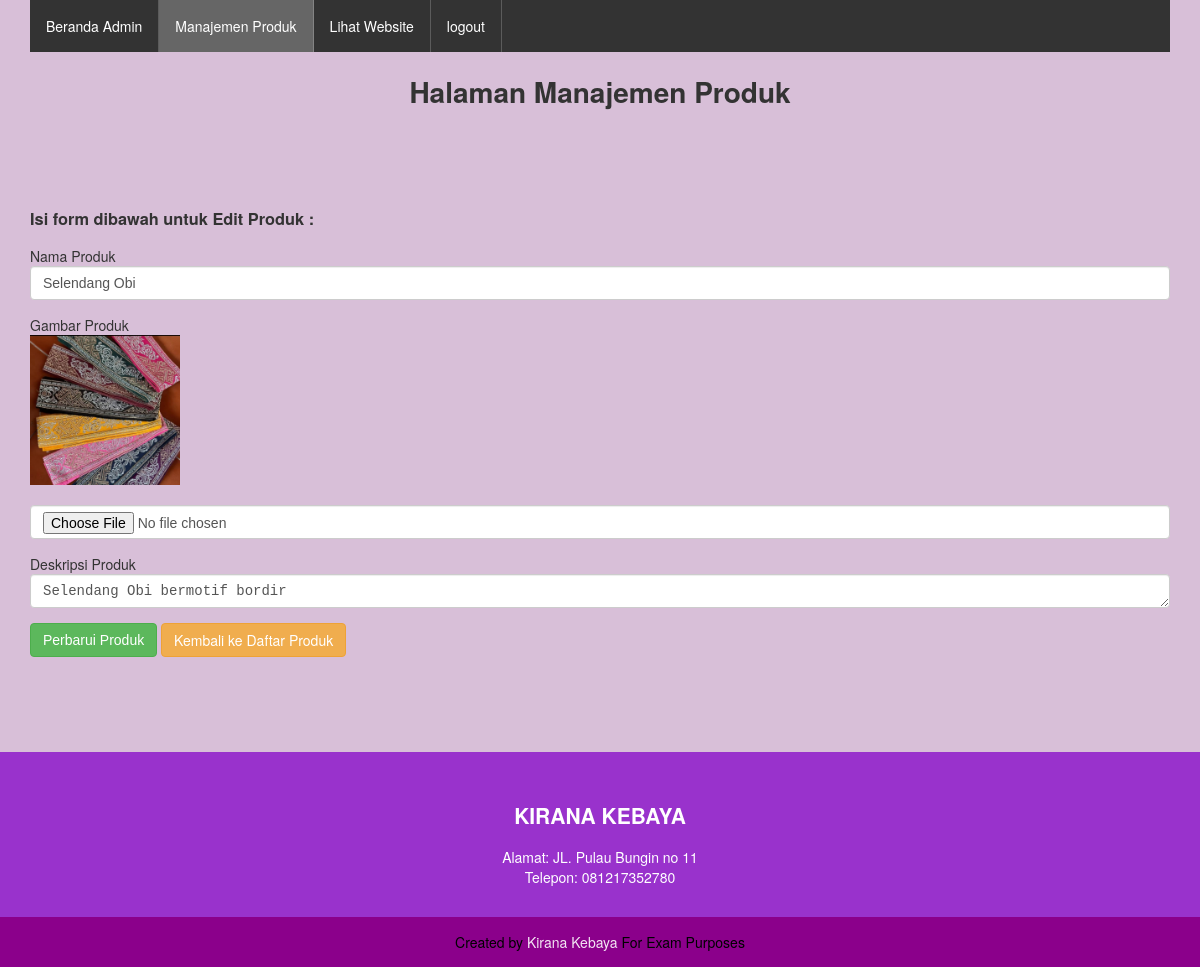
Screenshot of /admin/edit_produk.php?id=2 (signed in) with the database file from the repository.
### tables this page shows
CREATE TABLE `produk` (
  `id` int(11) NOT NULL,
  `nama` varchar(255) NOT NULL,
  `gambar` varchar(255) NOT NULL,
  `deskripsi` text NOT NULL
);

### admin/edit_produk.php (the view, shortened to what this page needs)
<?php
require_once "../configuration/database_connection.php";
$id = $_GET['id'];
$sql = "SELECT * FROM produk WHERE id=$id";
$result = $conn->query($sql);
$row = mysqli_fetch_array($result);
?>
<html>
<head>
    <link rel="stylesheet" type="text/css" href="../styles.css">
    <link rel="stylesheet" type="text/css" href="../plugins/fancybox/jquery.fancybox.css">
</head>
<body>
<div class="container">
    <div class="row">
        <div class="column-12">
            <ul class="daftar-menu">
                <li><a href="../admin">Beranda Admin</a></li>
                <li class="active"><a href="manajemen_produk.php">Manajemen Produk</a></li>
                <li><a href="../index.php" target="_blank">Lihat Website</a></li>
                <li><a href="process/logout.php">logout</a></li>
            </ul>
        </div>
    </div>
    <div class="row">
        <div class="column-12">
            <h1 align="center">Halaman Manajemen Produk</h1>
            <br/>
            <br/>
            <br/>
        </div>
        <div class="column-12">
            <h3>Isi form dibawah untuk Edit Produk :</h3>
            <form action="process/product_update.php?id=<?php echo $id ?>"
method="post" enctype="multipart/form-data">
                <div class="form-group">
                    <label>Nama Produk</label>
                    <input type="text" class="form-control" name="nama" value="<?php echo
$row['nama'] ?>" required>
                </div>
                <div class="form-group">
                    <label>Gambar Produk</label>
                    <br />
                    <img src="../images/<?php echo $row['gambar'] ?>" width="150">
                    <br />
                    <br />
                    <input type="file" class="form-control" name="gambar" value="<?php echo
$row['gambar'] ?>" required>
                </div>
                <div class="form-group">
                    <label>Deskripsi Produk</label>
                    <textarea class="form-control" name="deskripsi" required><?php echo
$row['deskripsi'] ?></textarea>
                </div>
                <div class="form-group">
                    <button type="submit" class="btn btn-success">Perbarui Produk</button>
                    <a href="manajemen_produk.php" class="btn btn-warning">Kembali ke Daftar Produk</a>
                </div>
            </form>
        </div>
    </div>
</div>
<div class="footer">
    <div class="container">
        <div class="row">
            <div class="column-12">
                <h2 align="center">KIRANA KEBAYA</h2>
                <div class="text-center">
                    Alamat: JL. Pulau Bungin no 11
                </div>
                <div class="text-center">
                    Telepon: 081217352780
                </div>
            </div>
        </div>
    </div>
</div>
<div class="footer-credit">
    <div class="container">
        <div class="row">
            <div class="column-12 text-center">
            Created by <a href="https://www.tiktok.com/@kiranakebayabali"
target="_blank">Kirana Kebaya</a> For Exam Purposes
        </div>
        </div>
    </div>
</div>
</body>
</html>

### styles.css (style rules this page uses)
html { font-family: sans-serif; -ms-text-size-adjust: 100%; -webkit-text-size-adjust: 100%; background-color: #ffff; }
body { margin: 0; background-color:#ffff; }
a { background-color: transparent; }
h1 { font-size: 2em; margin: 0,67em 0; }
* { -webkit-box-sizing: border-box; -moz-box-sizing: border-box; box-sizing: border-box; }
*:before, *:after { -webkit-box-sizing: border-box; -moz-box-sizing: border-box; box-sizing: border-box; }
html { font-size: 10px; -webkit-tap-higlight-color: rgba(0,0,0,0); }
body { font-family: "Helvetica Neue", Helvetica, Arial, sans-serif; font-size: 14px; line-height: 1. 42857143; color: #333333; background-color: #D8BFD8; }
.text-center { text-align: center; }
.container { padding-right: 15px; padding-left: 15px; margin-right: auto; margin-left:auto; width: 1170px; }
.row { margin-right: -15px; margin-left: -15px; }
.row:before, .row:after { display: table; content: " "; clear: both; }
.column-1, .column-2, .column-3, .column-4, .column-5, .column-6, .column-7, .column-8, .column-9, .column-10, .column-11, .column-12 { position: relative; min-height: 1px; padding-right: 15px; padding-left: 15px; }
.column-1, .column-2, .column-3, .column-4, .column-5, .column-6, .column-7, .column-8, .column-9, .column-10, .column-11, .column-12 { float: left; }
.column-12 { width: 100%; }
.daftar-menu { list-style-type: none; margin: 0 !important; padding:0; overflow: hidden; background-color: #333333; width: 100%; }
.daftar-menu li { float: left; }
.daftar-menu li a { display: block; color: white; text-align: center; padding: 16px; text-decoration: none; border-right: 1px solid rgba(255, 255, 255, 0.2); }
.footer { margin-top: 80px; background-color: #9932CC; padding-top: 30px; padding-bottom: 30px; color: white; }
.footer-credit { padding: 15px 0; background-color: #8B008B; color: rgb(0, 0, 0); }
.footer-credit a { color: rgba(255,255,255,0.9); text-decoration: none; }
ul.daftar-menu > li.active a { background-color: #666666 !important; }
.form-group { margin-bottom: 15px; }
.form-control { display: block; width: 100%; height: 34px; padding: 6px 12px; font-size: 14px; line-height: 1.42857143; color: #555; background-color: #fff; background-image: none; border: 1px solid #ccc; border-radius: 4px; -webkit-box-shadow: inset 0 1px 1px rgba(0, 0, 0, .075); box-shadow: inset 8 1px 1px rgba(0, 0, 0, .075); -webkit-transition: border-color ease-in-out 15s, -webkit-box-shadow ease-in-out .15s; -o-transition: border-color ease-in-out 15s, box-shadow ease-in-out 15s; transition: border-color ease-in-out.15s, box-shadow ease-in-out 155; }
.btn { display: inline-block; padding: 6px 12px; margin-bottom: 0; font-size: 14px; font-weight: normal; line-height: 1.42857143; text-align: center; white-space: nowrap; vertical-align: middle; -ms-touch-action: manipulation; touch-action: manipulation; cursor: pointer; -webkit-user-select: none; -moz-user-select: none; -ms-user-select: none; user-select: none; background-image: none; border: 1px solid transparent; border-radius: 4px; text-decoration: none; }
.btn-success { color: #fff; background-color: #5cb85c; border-color: #4cae4c; }
.btn-warning { color: #fff; background-color: #f0ad4e; border-color: #eea236; }

### rows the page displays
produk: nama "Selendang Obi", gambar (picture), deskripsi "Selendang Obi bermotif bordir"
